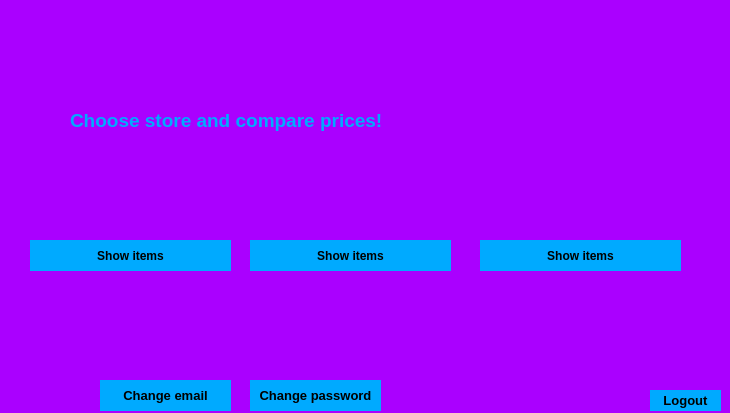
<?xml version="1.0" encoding="UTF-8"?>
<ui version="4.0">
 <class>Sklep</class>
 <widget class="QDialog" name="Sklep">
  <property name="geometry">
   <rect>
    <x>0</x>
    <y>0</y>
    <width>730</width>
    <height>413</height>
   </rect>
  </property>
  <property name="minimumSize">
   <size>
    <width>730</width>
    <height>413</height>
   </size>
  </property>
  <property name="maximumSize">
   <size>
    <width>730</width>
    <height>413</height>
   </size>
  </property>
  <property name="windowTitle">
   <string>WyborSklepu</string>
  </property>
  <property name="styleSheet">
   <string notr="true">#Sklep{

background-color:rgb(170, 0, 255);


}</string>
  </property>
  <widget class="QPushButton" name="pushButton">
   <property name="geometry">
    <rect>
     <x>650</x>
     <y>390</y>
     <width>71</width>
     <height>21</height>
    </rect>
   </property>
   <property name="font">
    <font>
     <pointsize>10</pointsize>
     <weight>75</weight>
     <bold>true</bold>
    </font>
   </property>
   <property name="styleSheet">
    <string notr="true">#pushButton
{
background-color :rgb(0, 170, 255);
color :black;
border-style: outset;
}</string>
   </property>
   <property name="text">
    <string>Logout</string>
   </property>
  </widget>
  <widget class="QLabel" name="label">
   <property name="geometry">
    <rect>
     <x>70</x>
     <y>60</y>
     <width>341</width>
     <height>41</height>
    </rect>
   </property>
   <property name="font">
    <font>
     <pointsize>20</pointsize>
     <weight>75</weight>
     <bold>true</bold>
    </font>
   </property>
   <property name="styleSheet">
    <string notr="true">
#label{
color :rgb(0, 170, 255);
}</string>
   </property>
   <property name="text">
    <string/>
   </property>
  </widget>
  <widget class="QLabel" name="label_2">
   <property name="geometry">
    <rect>
     <x>70</x>
     <y>100</y>
     <width>501</width>
     <height>41</height>
    </rect>
   </property>
   <property name="font">
    <font>
     <pointsize>14</pointsize>
     <weight>75</weight>
     <bold>true</bold>
    </font>
   </property>
   <property name="styleSheet">
    <string notr="true">#label_2
{
color :rgb(0, 170, 255);

}</string>
   </property>
   <property name="text">
    <string>Choose store and compare prices!</string>
   </property>
  </widget>
  <widget class="QPushButton" name="TescoButton">
   <property name="geometry">
    <rect>
     <x>30</x>
     <y>240</y>
     <width>201</width>
     <height>31</height>
    </rect>
   </property>
   <property name="font">
    <font>
     <weight>75</weight>
     <bold>true</bold>
    </font>
   </property>
   <property name="cursor">
    <cursorShape>PointingHandCursor</cursorShape>
   </property>
   <property name="styleSheet">
    <string notr="true">#TescoButton{

background-color :rgb(0, 170, 255);
color : black;
border-style: bold;
}
</string>
   </property>
   <property name="text">
    <string>Show items</string>
   </property>
   <property name="default">
    <bool>false</bool>
   </property>
   <property name="flat">
    <bool>false</bool>
   </property>
  </widget>
  <widget class="QPushButton" name="LidlButton">
   <property name="geometry">
    <rect>
     <x>250</x>
     <y>240</y>
     <width>201</width>
     <height>31</height>
    </rect>
   </property>
   <property name="font">
    <font>
     <weight>75</weight>
     <bold>true</bold>
    </font>
   </property>
   <property name="cursor">
    <cursorShape>PointingHandCursor</cursorShape>
   </property>
   <property name="styleSheet">
    <string notr="true">#LidlButton{

background-color :rgb(0, 170, 255);
color : black;
border-style: outset;
}</string>
   </property>
   <property name="text">
    <string>Show items</string>
   </property>
  </widget>
  <widget class="QPushButton" name="BiedronkaButton">
   <property name="geometry">
    <rect>
     <x>480</x>
     <y>240</y>
     <width>201</width>
     <height>31</height>
    </rect>
   </property>
   <property name="font">
    <font>
     <weight>75</weight>
     <bold>true</bold>
    </font>
   </property>
   <property name="cursor">
    <cursorShape>SplitHCursor</cursorShape>
   </property>
   <property name="autoFillBackground">
    <bool>false</bool>
   </property>
   <property name="styleSheet">
    <string notr="true">#BiedronkaButton{

background-color :rgb(0, 170, 255);
color : black;
border-style: outset;
}</string>
   </property>
   <property name="text">
    <string>Show items</string>
   </property>
  </widget>
  <widget class="QLabel" name="label_5">
   <property name="geometry">
    <rect>
     <x>70</x>
     <y>70</y>
     <width>341</width>
     <height>31</height>
    </rect>
   </property>
   <property name="text">
    <string/>
   </property>
  </widget>
  <widget class="QPushButton" name="pushButton_2">
   <property name="geometry">
    <rect>
     <x>250</x>
     <y>380</y>
     <width>131</width>
     <height>31</height>
    </rect>
   </property>
   <property name="font">
    <font>
     <pointsize>10</pointsize>
     <weight>75</weight>
     <bold>true</bold>
    </font>
   </property>
   <property name="styleSheet">
    <string notr="true">#pushButton_2
{
background-color :rgb(0, 170, 255);
color :black;
border-style: outset;
}</string>
   </property>
   <property name="text">
    <string>Change password</string>
   </property>
  </widget>
  <widget class="QPushButton" name="pushButton_3">
   <property name="geometry">
    <rect>
     <x>100</x>
     <y>380</y>
     <width>131</width>
     <height>31</height>
    </rect>
   </property>
   <property name="font">
    <font>
     <pointsize>10</pointsize>
     <weight>75</weight>
     <bold>true</bold>
    </font>
   </property>
   <property name="styleSheet">
    <string notr="true">#pushButton_3
{
background-color :rgb(0, 170, 255);
color :black;
border-style: outset;
}</string>
   </property>
   <property name="text">
    <string>Change email</string>
   </property>
  </widget>
  <widget class="QWidget" name="tescoImage" native="true">
   <property name="geometry">
    <rect>
     <x>30</x>
     <y>150</y>
     <width>199</width>
     <height>79</height>
    </rect>
   </property>
   <property name="styleSheet">
    <string notr="true">#tescoImage
{
border-image : url(:/obrazy/tesco.jpg);
}</string>
   </property>
  </widget>
  <widget class="QWidget" name="LidlImage" native="true">
   <property name="geometry">
    <rect>
     <x>250</x>
     <y>150</y>
     <width>199</width>
     <height>79</height>
    </rect>
   </property>
   <property name="styleSheet">
    <string notr="true">#LidlImage
{
border-image : url(:/obrazy/lidl.jpg);
}</string>
   </property>
  </widget>
  <widget class="QWidget" name="BiedronkaImage" native="true">
   <property name="geometry">
    <rect>
     <x>480</x>
     <y>150</y>
     <width>199</width>
     <height>79</height>
    </rect>
   </property>
   <property name="styleSheet">
    <string notr="true">#BiedronkaImage
{
border-image : url(:/obrazy/biedra.jpg);
}</string>
   </property>
  </widget>
  <widget class="QLabel" name="SredniaTesco">
   <property name="geometry">
    <rect>
     <x>100</x>
     <y>295</y>
     <width>531</width>
     <height>16</height>
    </rect>
   </property>
   <property name="font">
    <font>
     <pointsize>12</pointsize>
     <weight>75</weight>
     <bold>true</bold>
    </font>
   </property>
   <property name="text">
    <string/>
   </property>
  </widget>
  <widget class="QLabel" name="SredniaLidl">
   <property name="geometry">
    <rect>
     <x>100</x>
     <y>320</y>
     <width>531</width>
     <height>21</height>
    </rect>
   </property>
   <property name="font">
    <font>
     <pointsize>12</pointsize>
     <weight>75</weight>
     <bold>true</bold>
    </font>
   </property>
   <property name="text">
    <string/>
   </property>
  </widget>
  <widget class="QLabel" name="SredniaBiedronka">
   <property name="geometry">
    <rect>
     <x>100</x>
     <y>350</y>
     <width>531</width>
     <height>21</height>
    </rect>
   </property>
   <property name="font">
    <font>
     <pointsize>12</pointsize>
     <weight>75</weight>
     <bold>true</bold>
    </font>
   </property>
   <property name="text">
    <string/>
   </property>
  </widget>
 </widget>
 <resources/>
 <connections/>
</ui>
